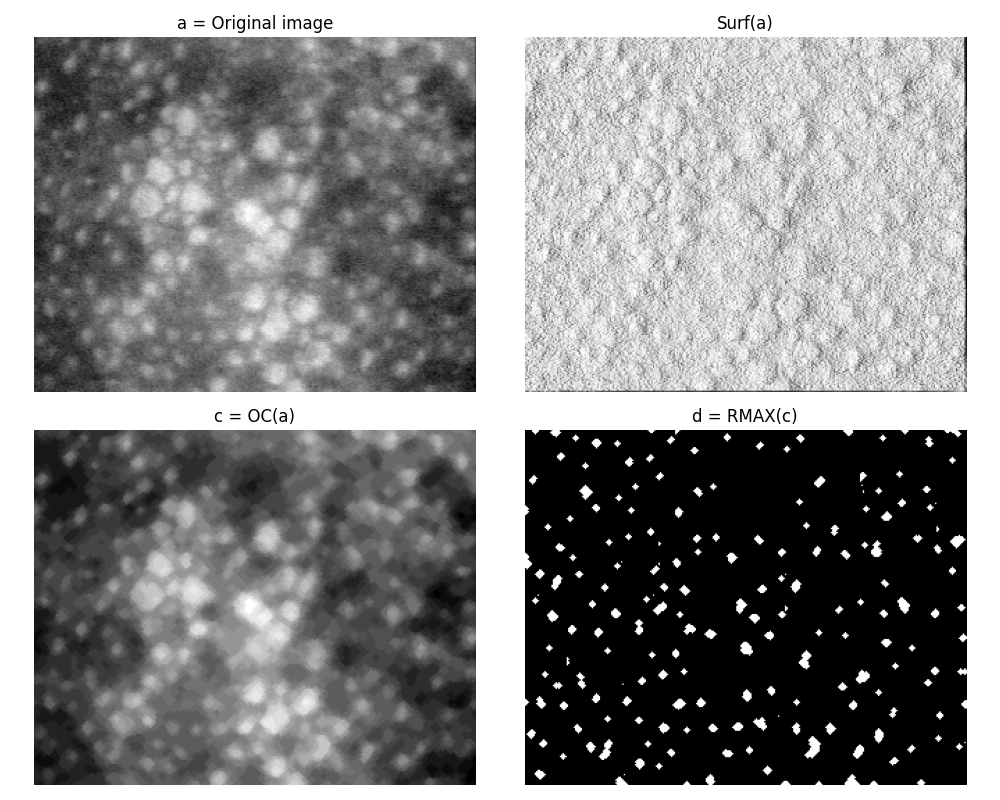

Reproduce this figure in Python.
import os
import sys
import numpy as np
import matplotlib.pyplot as plt
import ia870 as ia
from skimage.io import imread
from libDIPUM.data_path import dip_data
# import MKRLib

# Data
image_path = dip_data('corneacells.tif')
a = imread(image_path)
b = ia.iagsurf(a)

# Filtering and cell detection
c = ia.iaasf(a, 'oc', ia.iasecross(), 2)
d = ia.iaregmax(c)

# Background marker
e = ia.ianeg(a)
f = ia.iacwatershed(e, d, ia.iasebox())

# Labeling markers and gradient
g = ia.iagray(f, 'uint16', 1)
h1 = ia.iaaddm(ia.ialabel(d), 1)
h = ia.iaintersec(ia.iagray(d, 'uint16'), h1)
i = ia.iaunion(g, h)

# Gradient
j = ia.iagradm(a)

# Constrained watershed from markers
k = ia.iacwatershed(j, i)

def _imshow_ready(x):
    """Convert ia870 color output from (C,H,W) to (H,W,C) for matplotlib."""
    x = np.asarray(x)
    if x.ndim == 3 and x.shape[0] in (3, 4) and x.shape[-1] not in (3, 4):
        x = np.moveaxis(x, 0, -1)
    return x


def _colorize_i_from_g_h(g_img, h_img, seed=0):
    """Create RGB display: red where g==1, random flat color for each label in h."""
    g_arr = np.asarray(g_img)
    h_arr = np.asarray(h_img)

    rgb = np.zeros(h_arr.shape + (3,), dtype=np.float32)

    labels = np.unique(h_arr)
    labels = labels[labels != 0]  # keep background as black
    rng = np.random.default_rng(seed)
    lut = {lab: rng.random(3, dtype=np.float32) for lab in labels}

    for lab in labels:
        rgb[h_arr == lab] = lut[lab]

    # Force red on pixels marked in g (priority over label colors).
    rgb[g_arr == 1] = np.array([1.0, 0.0, 0.0], dtype=np.float32)
    return rgb

# Figure 1
fig1 = plt.figure(figsize=(10, 8))
ax = fig1.add_subplot(2, 2, 1)
ax.imshow(a, cmap='gray')
ax.set_title('a = Original image')
ax.axis('off')

ax = fig1.add_subplot(2, 2, 2)
ax.imshow(b, cmap='gray')
ax.set_title('Surf(a)')
ax.axis('off')

ax = fig1.add_subplot(2, 2, 3)
ax.imshow(c, cmap='gray')
ax.set_title('c = OC(a)')
ax.axis('off')

ax = fig1.add_subplot(2, 2, 4)
ax.imshow(d, cmap='gray')
ax.set_title('d = RMAX(c)')
ax.axis('off')

fig1.tight_layout()
fig1.savefig('Figure1063.png')

# Figure 2
fig2 = plt.figure(figsize=(10, 8))
ax = fig2.add_subplot(2, 2, 1)
ax.imshow(ia.iagsurf(c), cmap='gray')
ax.set_title('Surf(c)')
ax.axis('off')

ax = fig2.add_subplot(2, 2, 2)
plt.sca(ax)
ax.imshow(_imshow_ready(ia.iagshow(ia.iagsurf(c), d)))
ax.set_title('Surf(c), d')
ax.axis('off')

ax = fig2.add_subplot(2, 2, 3)
plt.sca(ax)
ax.imshow(_imshow_ready(ia.iagshow(e, d)))
ax.set_title('e=~a, d')
ax.axis('off')

ax = fig2.add_subplot(2, 2, 4)
ax.imshow(f, cmap='gray')
ax.set_title('f = WS(e, d)')
ax.axis('off')

fig2.tight_layout()
fig2.savefig('Figure1063Bis.png')

# Figure 3
fig3 = plt.figure(figsize=(10, 8))
ax = fig3.add_subplot(2, 2, 1)
plt.sca(ax)
ax.imshow(_imshow_ready(ia.iagshow(e, f, d)))
ax.set_title('e, f, d')
ax.axis('off')

ax = fig3.add_subplot(2, 2, 2)
plt.sca(ax)
ax.imshow(_colorize_i_from_g_h(g, h), interpolation='nearest')
ax.set_title('i =')
ax.axis('off')

ax = fig3.add_subplot(2, 2, 3)
ax.imshow(j, cmap='gray')
ax.set_title('j = Grad(a)')
ax.axis('off')

ax = fig3.add_subplot(2, 2, 4)
plt.sca(ax)
ax.imshow(_imshow_ready(ia.iagshow(a, k, k)))
ax.set_title('a, k')
ax.axis('off')

fig3.tight_layout()
fig3.savefig('Figure1063Ter.png')

print('Saved Figure1063.png, Figure1063Bis.png, Figure1063Ter.png')
plt.show()
